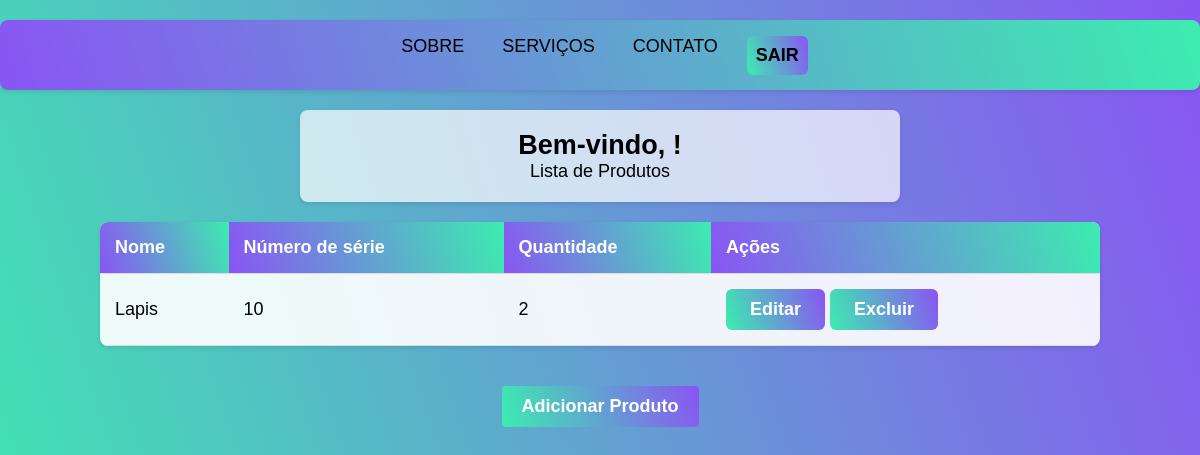
/produtos/, run on the app's committed database.
### todos/models.py (models this page shows, shortened)
class Produto(models.Model):
	nome = models.CharField(max_length=100, null=False, blank=False)
	numero_serie = models.CharField(max_length=50, null=False, blank=False, unique=True)
	descricao = models.TextField(null=True, blank=True)
	categoria = models.ForeignKey(Categoria, on_delete=models.PROTECT, null=True)
	fornecedor = models.ForeignKey(Fornecedor, on_delete=models.PROTECT, null=True)
	quantidade = models.IntegerField(null=False, blank=False, default=0)
	quantidade_minima = models.IntegerField(null=False, blank=False, default=5)
	preco_custo = models.DecimalField(max_digits=10, decimal_places=2, null=False, blank=False, default=0)
	preco_venda = models.DecimalField(max_digits=10, decimal_places=2, null=False, blank=False, default=0)
	localizacao = models.CharField(max_length=50, null=True, blank=True)
	imagem = models.ImageField(upload_to='produtos/', null=True, blank=True)
	data_entrada = models.DateField(default=timezone.now)
	data_validade = models.DateField(null=True, blank=True)
	ativo = models.BooleanField(default=True)
	class Meta:
		verbose_name = 'Produto'
		verbose_name_plural = 'Produtos'

### todos/views.py (the view)
# urls.py: path('produtos/', ProdutoListView.as_view(), name='produto_list'),
class ProdutoListView(ListView):
    model = Produto
    template_name = 'todos/produto_list.html'

### todos/templates/todos/produto_list.html (shortened to what this page needs)
{% load static %}
<!DOCTYPE html>
<html lang="pt-br">
<head>
</head>
<body>
    <div class="navbar">
        <div class="flex">
            <nav>
                <ul>
                    <li><a href="{% url 'sobre' %}">SOBRE</a></li>
                    <li><a href="{% url 'todo_servico' %}">SERVIÇOS</a></li>
                    <li><a href="#">CONTATO</a></li>
                    <li><a href="{% url 'logout' %}" class="logout-btn">SAIR</a></li>
                </ul>
            </nav>
        </div>
    </div>
    <div class="welcome-message">
        <h2>Bem-vindo, {{ user.first_name|default:user.username }}!</h2>
        <p>Lista de Produtos</p>
    </div>
    <div class="produtos-table">
        <table>
            <thead>
                <tr>
                    <th>Nome</th>
                    <th>Número de série</th>
                    <th>Quantidade</th>
                    <th>Ações</th>
                </tr>
            </thead>
            <tbody>
                {% for produto in object_list %}
                <tr>
                    <td>{{ produto.nome }}</td>
                    <td>{{ produto.numero_serie }}</td>
                    <td>{{ produto.quantidade }}</td>
                    <td>
                        <a href="{% url 'produto_update' produto.pk %}" class="action-btn edit-btn">Editar</a>
                        <a href="{% url 'produto_delete' produto.pk %}" class="action-btn delete-btn">Excluir</a>
                    </td>
                </tr>
                {% empty %}
                <tr>
                    <td colspan="4">Nenhum produto cadastrado.</td>
                </tr>
                {% endfor %}
            </tbody>
        </table>
    </div>
    <a href="{% url 'produto_create' %}" class="back-btn">Adicionar Produto</a>
</body>
</html>

### todos/templates/todos/produto_list.html (style rules this page uses)
* { margin: 0; padding: 0; box-sizing: border-box; }
body { background: linear-gradient(72deg, #3DEBB0 1%, #8956f3 99%); font-family: 'Montserrat', Arial, sans-serif; font-size: 18px; text-align: center; min-height: 100vh; color: black; }
.navbar { background: linear-gradient(72deg, #8956f3 1%, #3DEBB0 99%); height: 70px; padding: 0 20px; margin: 20px auto; border-radius: 8px; box-shadow: 0 2px 5px rgba(0,0,0,0.1); }
.navbar .flex { display: flex; justify-content: center; align-items: center; height: 100%; }
.navbar ul { display: flex; margin: 0; list-style: none; }
.navbar a { color: black; text-decoration: none; padding: 9px; margin: 0 10px; transition: all 0.3s ease; font-family: 'Montserrat', Arial, sans-serif; font-size: 18px; }
.produtos-table { width: 90%; max-width: 1000px; margin: 20px auto; background: rgba(255, 255, 255, 0.9); border-radius: 8px; box-shadow: 0 2px 5px rgba(0,0,0,0.1); overflow: hidden; }
.produtos-table table { width: 100%; border-collapse: collapse; }
.produtos-table th, .produtos-table td { padding: 15px; text-align: left; border-bottom: 1px solid #ddd; }
.produtos-table th { background: linear-gradient(72deg, #8956f3 1%, #3DEBB0 99%); color: white; }
button, .btn, .action-btn, .back-btn, .logout-btn { font-family: 'Montserrat', Arial, sans-serif; font-size: 18px; font-weight: bold; padding: 10px 24px; border: none; border-radius: 6px; background: linear-gradient(72deg, #3DEBB0 1%, #8956f3 99%); color: white; cursor: pointer; transition: background 0.3s, color 0.3s, transform 0.2s, opacity 0.2s; text-decoration: none; display: inline-block; }
.welcome-message { background-color: rgba(255, 255, 255, 0.7); padding: 20px; border-radius: 8px; margin: 20px auto; max-width: 600px; box-shadow: 0 2px 5px rgba(0,0,0,0.1); }
.back-btn { display: inline-block; padding: 10px 20px; background: linear-gradient(72deg, #3DEBB0 1%, #8956f3 99%); color: white; text-decoration: none; border-radius: 4px; margin: 20px; transition: all 0.3s ease; }
h1, h2, h3, h4 { font-family: 'Montserrat', Arial, sans-serif; font-weight: bold; }

### data on the page
Produto: nome "Lapis", numero_serie "10", quantidade "2"
